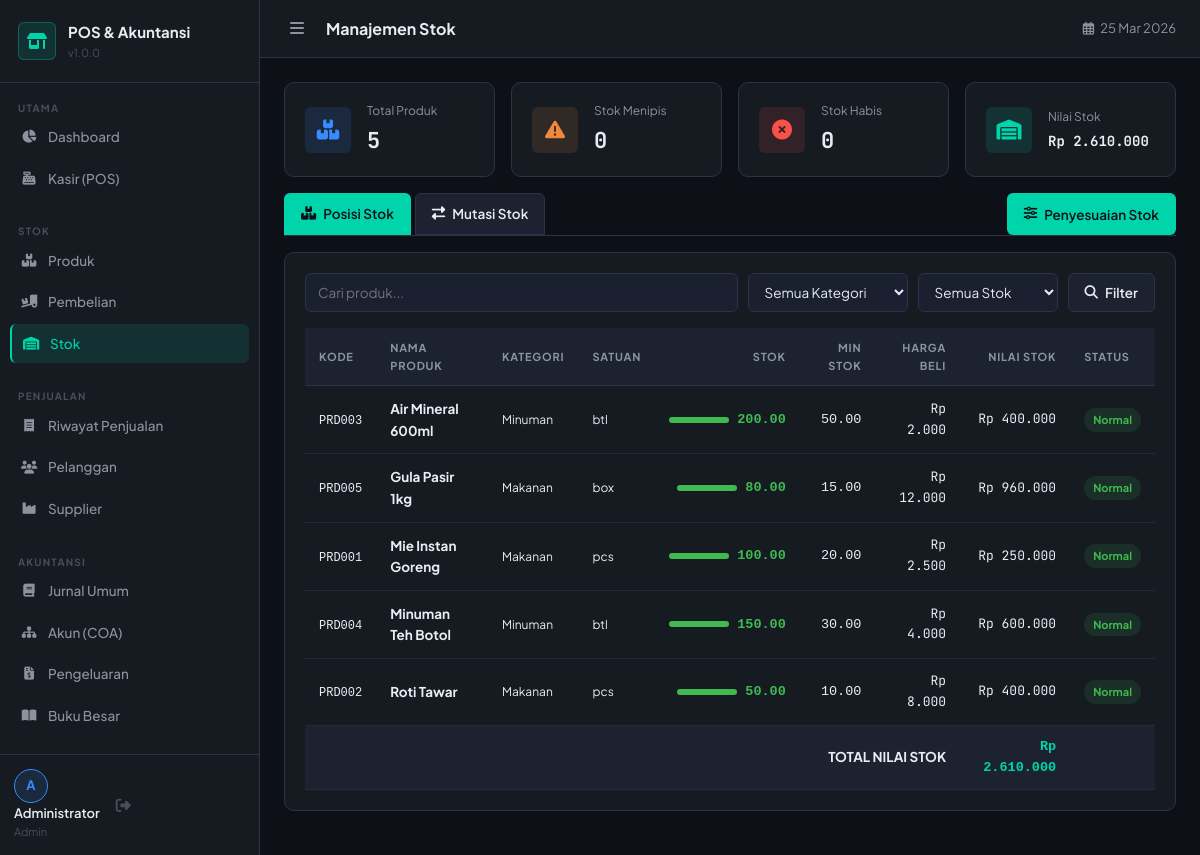
The page /modules/inventory/stock.php (signed in) on the database its author committed.
### tables this page shows
CREATE TABLE `products` (
  `id` INT AUTO_INCREMENT PRIMARY KEY,
  `category_id` INT,
  `unit_id` INT,
  `code` VARCHAR(50) UNIQUE NOT NULL,
  `barcode` VARCHAR(100),
  `name` VARCHAR(200) NOT NULL,
  `description` TEXT,
  `buy_price` DECIMAL(15,2) DEFAULT 0,
  `sell_price` DECIMAL(15,2) DEFAULT 0,
  `stock` DECIMAL(10,2) DEFAULT 0,
  `min_stock` DECIMAL(10,2) DEFAULT 0,
  `image` VARCHAR(255),
  `is_active` TINYINT(1) DEFAULT 1,
  `created_at` DATETIME DEFAULT CURRENT_TIMESTAMP,
  `updated_at` DATETIME DEFAULT CURRENT_TIMESTAMP ON UPDATE CURRENT_TIMESTAMP,
  FOREIGN KEY (`category_id`) REFERENCES `categories`(`id`) ON DELETE SET NULL,
  FOREIGN KEY (`unit_id`) REFERENCES `units`(`id`) ON DELETE SET NULL
);

CREATE TABLE `categories` (
  `id` INT AUTO_INCREMENT PRIMARY KEY,
  `name` VARCHAR(100) NOT NULL,
  `description` TEXT,
  `created_at` DATETIME DEFAULT CURRENT_TIMESTAMP
);

CREATE TABLE `units` (
  `id` INT AUTO_INCREMENT PRIMARY KEY,
  `name` VARCHAR(50) NOT NULL,
  `symbol` VARCHAR(10) NOT NULL
);

### config/database.php (called while the page is built, shortened)
<?php
function formatRupiah($amount) {
    return 'Rp ' . number_format($amount, 0, ',', '.');
}

### modules/inventory/stock.php (the view, shortened to what this page needs)
<?php
require_once __DIR__ . '/../../config/database.php';
$q       = trim($_GET['q'] ?? '');
$stockF  = $_GET['stock'] ?? '';
$tab     = $_GET['tab']   ?? 'stock';
$where  = "WHERE p.is_active=1";
$params = [];
$products = $pdo->prepare("SELECT p.*, c.name as cat_name, u.symbol
    FROM products p LEFT JOIN categories c ON p.category_id=c.id LEFT JOIN units u ON p.unit_id=u.id
    $where ORDER BY p.name");
$products->execute($params); $products = $products->fetchAll();
$totalProducts = count($products);
$lowStockCount = count(array_filter($products, function($p) {
    return isset($p['stock'], $p['min_stock']) &&
           $p['stock'] <= $p['min_stock'] &&
           $p['stock'] > 0;
}));
$outStockCount = count(array_filter($products, function($p) {
    return isset($p['stock']) && $p['stock'] == 0;
}));
$totalStockVal = array_sum(array_map(function($p) {
    return (isset($p['stock'], $p['buy_price']))
        ? $p['stock'] * $p['buy_price']
        : 0;
}, $products));
include dirname(__DIR__, 2) . '/includes/header.php';
?>
<div class="stats-grid" style="grid-template-columns:repeat(4,1fr);margin-bottom:16px">
  <div class="stat-card"><div class="stat-icon blue"><i class="fas fa-boxes"></i></div><div><div class="stat-label">Total Produk</div><div class="stat-value"><?= $totalProducts ?></div></div></div>
  <div class="stat-card"><div class="stat-icon orange"><i class="fas fa-exclamation-triangle"></i></div><div><div class="stat-label">Stok Menipis</div><div class="stat-value"><?= $lowStockCount ?></div></div></div>
  <div class="stat-card"><div class="stat-icon red"><i class="fas fa-times-circle"></i></div><div><div class="stat-label">Stok Habis</div><div class="stat-value"><?= $outStockCount ?></div></div></div>
  <div class="stat-card"><div class="stat-icon teal"><i class="fas fa-warehouse"></i></div><div><div class="stat-label">Nilai Stok</div><div class="stat-value" style="font-size:14px"><?= formatRupiah($totalStockVal) ?></div></div></div>
</div>
<div style="display:flex;gap:0;margin-bottom:16px;border-bottom:1px solid var(--border)">
  <a href="?tab=stock<?= $q?"&q=$q":'' ?>" class="btn <?= $tab!=='movement'?'btn-primary':'btn-secondary' ?>" style="border-radius:var(--radius-sm) var(--radius-sm) 0 0">
    <i class="fas fa-boxes"></i> Posisi Stok
  </a>
  <a href="?tab=movement" class="btn <?= $tab==='movement'?'btn-primary':'btn-secondary' ?>" style="border-radius:var(--radius-sm) var(--radius-sm) 0 0;margin-left:4px">
    <i class="fas fa-exchange-alt"></i> Mutasi Stok
  </a>
  <div style="flex:1"></div>
  <button class="btn btn-primary" onclick="openModal('modalAdj')"><i class="fas fa-sliders-h"></i> Penyesuaian Stok</button>
</div>
<?php if ($tab !== 'movement'): ?>
<div class="card">
  <form method="GET" style="display:flex;gap:10px;margin-bottom:16px;flex-wrap:wrap">
    <input type="text" name="q" class="form-control" placeholder="Cari produk..." value="<?= htmlspecialchars($q) ?>" style="flex:1;min-width:200px">
    <select name="cat" class="form-control" style="width:160px">
      <option value="">Semua Kategori</option>
    </select>
    <select name="stock" class="form-control" style="width:140px">
      <option value="" <?= $stockF===''?'selected':'' ?>>Semua Stok</option>
    </select>
    <button type="submit" class="btn btn-secondary"><i class="fas fa-search"></i> Filter</button>
  </form>
  <div class="table-wrapper">
    <table class="data-table">
      <thead>
        <tr><th>Kode</th><th>Nama Produk</th><th>Kategori</th><th>Satuan</th><th style="text-align:right">Stok</th><th style="text-align:right">Min Stok</th><th style="text-align:right">Harga Beli</th><th style="text-align:right">Nilai Stok</th><th>Status</th></tr>
      </thead>
      <tbody>
        <?php if (empty($products)): ?>
        <tr><td colspan="9" style="text-align:center;padding:40px;color:var(--text-muted)">Tidak ada produk</td></tr>
        <?php else:
          foreach ($products as $p):
            $pct   = $p['min_stock'] > 0 ? min(100, ($p['stock'] / $p['min_stock']) * 100) : 100;
            $color = $p['stock'] == 0 ? 'var(--red)' : ($p['stock'] <= $p['min_stock'] ? 'var(--orange)' : 'var(--green)');
            $badge = $p['stock'] == 0 ? 'danger' : ($p['stock'] <= $p['min_stock'] ? 'warning' : 'success');
            $label = $p['stock'] == 0 ? 'Habis' : ($p['stock'] <= $p['min_stock'] ? 'Menipis' : 'Normal');
        ?>
        <tr>
          <td><span style="font-family:monospace;font-size:12px"><?= htmlspecialchars($p['code']) ?></span></td>
          <td><strong><?= htmlspecialchars($p['name']) ?></strong></td>
          <td style="font-size:12px"><?= htmlspecialchars($p['cat_name']??'—') ?></td>
          <td style="font-size:12px"><?= htmlspecialchars($p['symbol']??'—') ?></td>
          <td style="text-align:right">
            <div style="display:flex;align-items:center;justify-content:flex-end;gap:8px">
              <div style="width:60px;background:var(--bg-elevated);border-radius:4px;height:6px">
                <div style="width:<?= $pct ?>%;background:<?= $color ?>;height:100%;border-radius:4px"></div>
              </div>
              <span style="font-family:monospace;font-weight:700;color:<?= $color ?>"><?= number_format($p['stock'],2) ?></span>
            </div>
          </td>
          <td style="text-align:right;font-family:monospace"><?= number_format($p['min_stock'],2) ?></td>
          <td style="text-align:right" class="amount"><?= formatRupiah($p['buy_price']) ?></td>
          <td style="text-align:right" class="amount"><?= formatRupiah($p['stock'] * $p['buy_price']) ?></td>
          <td><span class="badge badge-<?= $badge ?>"><?= $label ?></span></td>
        </tr>
        <?php endforeach; endif; ?>
      </tbody>
      <?php if (!empty($products)): ?>
      <tfoot>
        <tr style="background:var(--bg-elevated);font-weight:700">
          <td colspan="7" style="padding:10px 14px;text-align:right">TOTAL NILAI STOK</td>
          <td style="padding:10px 14px;text-align:right;font-family:monospace;color:var(--accent)"><?= formatRupiah($totalStockVal) ?></td>
          <td></td>
        </tr>
      </tfoot>
      <?php endif; ?>
    </table>
  </div>
</div>
<?php endif; ?>
<?php include dirname(__DIR__, 2) . '/includes/footer.php'; ?>

### assets/css/style.css (style rules this page uses)
:root { --bg-base: #0d1117; --bg-surface: #161b22; --bg-elevated: #1c2230; --bg-input: #1a2030; --border: #2a3348; --border-light: #1e2d40; --text-primary: #e6edf3; --text-secondary:#8b949e; --text-muted: #484f58; --accent: #00d4aa; --accent-dim: rgba(0,212,170,.12); --accent-hover: #00f5c4; --blue: #388bfd; --blue-dim: rgba(56,139,253,.12); --orange: #f0883e; --orange-dim: rgba(240,136,62,.12); --red: #f85149; --red-dim: rgba(248,81,73,.12); --green: #3fb950; --green-dim: rgba(63,185,80,.12); --yellow: #e3b341; --sidebar-w: 260px; --topbar-h: 58px; --radius: 10px; --radius-sm: 6px; --shadow: 0 4px 20px rgba(0,0,0,.35); --transition: .2s cubic-bezier(.4,0,.2,1); }
*, *::before, *::after { box-sizing: border-box; margin: 0; padding: 0; }
html { scroll-behavior: smooth; }
body { font-family: 'Plus Jakarta Sans', sans-serif; background: var(--bg-base); color: var(--text-primary); display: flex; min-height: 100vh; font-size: 14px; line-height: 1.6; }
.card { background: var(--bg-surface); border: 1px solid var(--border); border-radius: var(--radius); padding: 20px; margin-bottom: 20px; }
.stats-grid { display: grid; grid-template-columns: repeat(auto-fit, minmax(200px,1fr)); gap: 16px; margin-bottom: 24px; }
.stat-card { background: var(--bg-surface); border: 1px solid var(--border); border-radius: var(--radius); padding: 18px 20px; display: flex; align-items: center; gap: 16px; transition: border-color var(--transition), transform var(--transition); }
.stat-icon { width: 46px; height: 46px; border-radius: var(--radius-sm); display: grid; place-items: center; font-size: 20px; flex-shrink: 0; }
.stat-icon.blue { background: var(--blue-dim); color: var(--blue); }
.stat-icon.orange { background: var(--orange-dim);color: var(--orange); }
.stat-icon.red { background: var(--red-dim); color: var(--red); }
.stat-icon.teal { background: var(--accent-dim);color: var(--accent); }
.stat-label { font-size: 12px; color: var(--text-secondary); margin-bottom: 3px; }
.stat-value { font-size: 22px; font-weight: 700; font-family: 'JetBrains Mono', monospace; }
.table-wrapper { overflow-x: auto; }
table.data-table { width: 100%; border-collapse: collapse; }
.data-table th { background: var(--bg-elevated); color: var(--text-secondary); font-size: 11px; font-weight: 700; letter-spacing: .8px; text-transform: uppercase; padding: 11px 14px; text-align: left; border-bottom: 1px solid var(--border); }
.data-table td { padding: 12px 14px; border-bottom: 1px solid var(--border-light); color: var(--text-primary); font-size: 13.5px; }
.data-table .amount { font-family: 'JetBrains Mono', monospace; font-size: 13px; }
.form-control { background: var(--bg-input); border: 1px solid var(--border); border-radius: var(--radius-sm); padding: 9px 12px; color: var(--text-primary); font-family: inherit; font-size: 13.5px; transition: border-color var(--transition); width: 100%; }
select.form-control option { background: var(--bg-elevated); }
.btn { display: inline-flex; align-items: center; gap: 7px; padding: 9px 16px; border-radius: var(--radius-sm); font-family: inherit; font-size: 13.5px; font-weight: 600; cursor: pointer; border: 1px solid transparent; transition: all var(--transition); text-decoration: none; white-space: nowrap; }
.btn-primary { background: var(--accent); color: #0d1117; }
.btn-secondary { background: var(--bg-elevated); color: var(--text-primary); border-color: var(--border); }
.badge { display: inline-block; padding: 3px 9px; border-radius: 20px; font-size: 11px; font-weight: 700; }
.badge-success { background: var(--green-dim); color: var(--green); }

### rows shown on the page
products: code "PRD003", name "Air Mineral 600ml", category.name "Minuman", unit.symbol "btl", stock "200.00", min_stock "50.00", buy_price "Rp 2.000", formatRupiah($p['stock'] * $p['buy_price']) "Rp 400.000", label "Normal"
products: code "PRD005", name "Gula Pasir 1kg", category.name "Makanan", unit.symbol "box", stock "80.00", min_stock "15.00", buy_price "Rp 12.000", formatRupiah($p['stock'] * $p['buy_price']) "Rp 960.000", label "Normal"
products: code "PRD001", name "Mie Instan Goreng", category.name "Makanan", unit.symbol "pcs", stock "100.00", min_stock "20.00", buy_price "Rp 2.500", formatRupiah($p['stock'] * $p['buy_price']) "Rp 250.000", label "Normal"
products: code "PRD004", name "Minuman Teh Botol", category.name "Minuman", unit.symbol "btl", stock "150.00", min_stock "30.00", buy_price "Rp 4.000", formatRupiah($p['stock'] * $p['buy_price']) "Rp 600.000", label "Normal"
products: code "PRD002", name "Roti Tawar", category.name "Makanan", unit.symbol "pcs", stock "50.00", min_stock "10.00", buy_price "Rp 8.000", formatRupiah($p['stock'] * $p['buy_price']) "Rp 400.000", label "Normal"

### other values the page prints
APP_NAME "POS & Akuntansi"
APP_VERSION "1.0.0"
substr($_SESSION['full_name']??'A',0,1) "A"
$_SESSION['full_name'] "Administrator"
$_SESSION['role'] "Admin"
$pageTitle "Manajemen Stok"
$totalProducts "5"
$lowStockCount "0"
$outStockCount "0"
formatRupiah($totalStockVal) "Rp 2.610.000"
